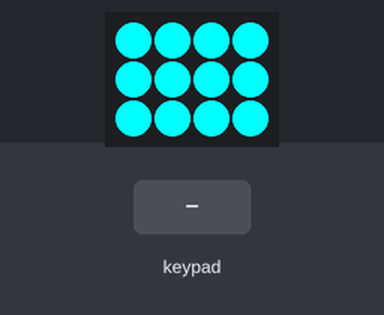
The sketch below on a simulated Arduino Leonardo, built with avr-gcc and run on an emulated ATmega32U4. Parts: 4×3 RGB LED matrix (first LED top left, wired row by row). Wiring (inferred from the names in the program): 4×3 keypad with keys 1 2 3 4 5 6 7 8 9 * 0 # (labels assumed): rows pin 3, pin 4, pin 5, pin 6; columns pin 0, pin 1, pin 2. The inputs (shaded band) are chosen by the test bench. USB keyboard and mouse output is not drawn.

Above: at 1.2 s.
1.3 s: keypad keys 1 2 pressed 0.4 s apart
At 1.37 s:
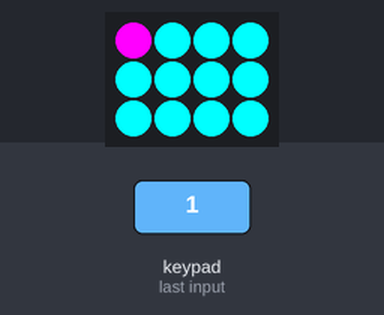
3.6 s: key '3' pressed
At 3.67 s:
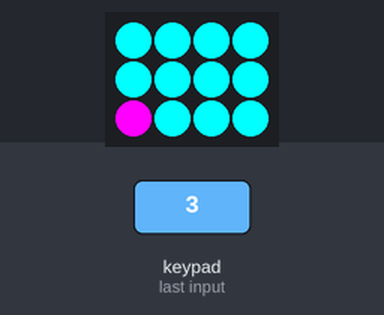
5.2 s: key '4' pressed
At 5.27 s:
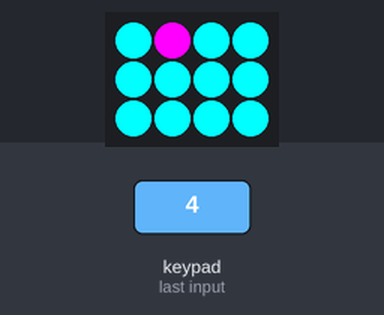
6.8 s: keypad keys 1 2 # pressed 0.4 s apart
At 7.27 s:
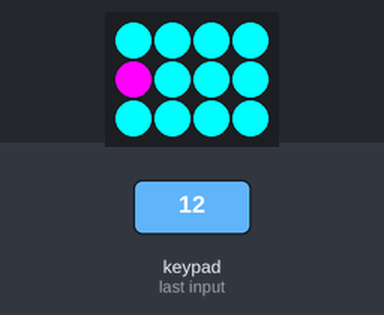
Timing chart, 0 to 9.8 s (numbered marks = the images above; inputs shaded):
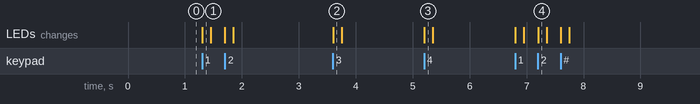

The sketch:

Keypad_code.ino
```cpp
#include <Adafruit_NeoPixel.h>
#include <Keyboard.h>

#include "Keypad_constants.h"
#include "Keypad_functions.h"

boolean keys[ROWS * COLUMNS];
int ledloc[ROWS * COLUMNS];
boolean written = false;

uint32_t colors[ROWS * COLUMNS]; //LED colors are GRBW, for RGB set the third dimension to 3

Adafruit_NeoPixel backlight(ROWS * COLUMNS, 7, NEO_GRBW + NEO_KHZ800);

void setup() {
  Serial.begin(9600);
  backlight.begin();
  Keyboard.begin();

  backlight.setBrightness(255);

  pinMode(H1, INPUT_PULLUP);
  pinMode(H2, INPUT_PULLUP);
  pinMode(H3, INPUT_PULLUP);

  pinMode(V1, OUTPUT);
  pinMode(V2, OUTPUT);
  pinMode(V3, OUTPUT);
  pinMode(V4, OUTPUT);

  digitalWrite(V1, HIGH);
  digitalWrite(V2, HIGH);
  digitalWrite(V3, HIGH);
  digitalWrite(V4, HIGH);

  writeAll(0, 0, 0, 255, colors);
  writeColors(backlight, colors);
}

void loop() {
  readKeys(keys);
  updateKeys(keys);

  pressedColors(colors, keys);
  writeColors(backlight, colors);
}
```

Keypad_constants.h
```cpp
#pragma once

#define ROWS 3
#define COLUMNS 4

const uint8_t keyAssign[ROWS * COLUMNS] {
  KEY_F13, KEY_F14, KEY_F15, KEY_F16,
  KEY_F17, KEY_F18, KEY_F19, KEY_F20,
  KEY_F21, KEY_F22, KEY_F23, KEY_F24
};

#define H1 0
#define H2 1
#define H3 2

const int rowPins[ROWS] = {
  H1, H2, H3
};

#define V1 3
#define V2 4
#define V3 5
#define V4 6

const int colPins[COLUMNS] = {
  V1, V2, V3, V4
};
```

Keypad_functions.h
```cpp
#pragma once
#include "Keypad_constants.h"

void printKeys(boolean* keys) { //For debugging, prints key status (pushed or not) to Serial console. Make sure to uncomment the Serial.begin line at the top of setup if you use this
  for (int i = 0; i < ROWS; i++) {
    for (int j = 0; j < COLUMNS; j++) {
      Serial.print(keys[i * COLUMNS + j]);
      if (j == COLUMNS - 1) {
        Serial.println();
      } else {
        Serial.print(" | ");
      }
    }
  }
}

void writeColors(Adafruit_NeoPixel& backlight, uint32_t* colors) { //Writes colors to pixels from the colors array
  int x = 0;
  for (int i = 0; i < ROWS; i++) {
    for (int j = 0; j < COLUMNS; j++) {
      backlight.setPixelColor(x, colors[i * COLUMNS + j]);
      x++;
    }
  }
  backlight.show();
}

void writeAll(int green, int red, int blue, int white, uint32_t* colors) { //Writes an RGBW value to every slot in the light array
  for (int i = 0;  i < ROWS; i++) {
    for (int j = 0; j < COLUMNS; j++) {
      colors[i * COLUMNS + j] = Adafruit_NeoPixel::Color(green, red, blue, white);
    }
  }
}

void pressedColors(uint32_t* colors, boolean* keys) { //Demo lighting function that sets all pressed keys to rainbow
  for (int i = 0; i < ROWS; i++) {
    for (int j = 0; j < COLUMNS; j++) {
      if (keys[i * COLUMNS + j]) {
        colors[i * COLUMNS + j] = Adafruit_NeoPixel::Color(255, 0, 255, 0);
      } else {
        colors[i * COLUMNS + j] = Adafruit_NeoPixel::Color(0, 255, 255, 0);
      }
    }
  }
}

void readKeys(boolean* keys) { //Updates key states in the keys array
  for (int i = 0; i < COLUMNS; i++) {
    digitalWrite(colPins[i], LOW);
    for (int j = 0; j < ROWS; j++) {
      keys[j * COLUMNS + i] = !digitalRead(rowPins[j]);
    }
    digitalWrite(colPins[i], HIGH);
  }
}

void booleanKeyboard(boolean logic, char key) {
  if (logic) {
    Keyboard.press(key);
  } else {
    Keyboard.release(key);
  }
}

void updateKeys(boolean* keys) {
  for (int i = 0; i < ROWS; i++) {
    for (int j = 0; j < COLUMNS; j++) {
      booleanKeyboard(keys[i * COLUMNS + j], keyAssign[i * COLUMNS + j]);
    }
  }
}
```

Measured:
- after the input at 1.3 s, the LEDs: change at once (image 1)
- after the input at 3.6 s, the LEDs: change at once (image 2)
- after the input at 5.2 s, the LEDs: change at once (image 3)
- after the input at 6.8 s, the LEDs: first change at once (image 4 shows a later state)
